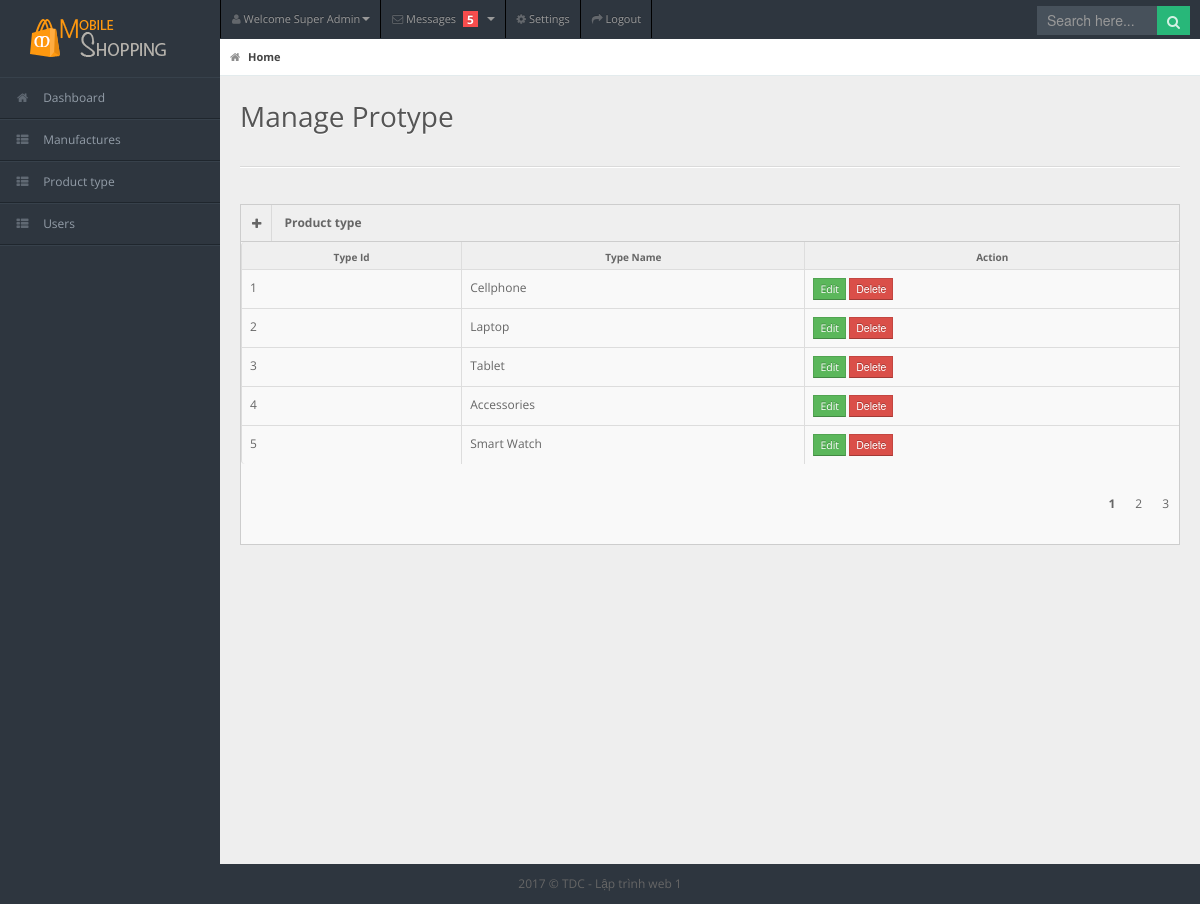
Page /admin/protypes.php on the earlier database version.
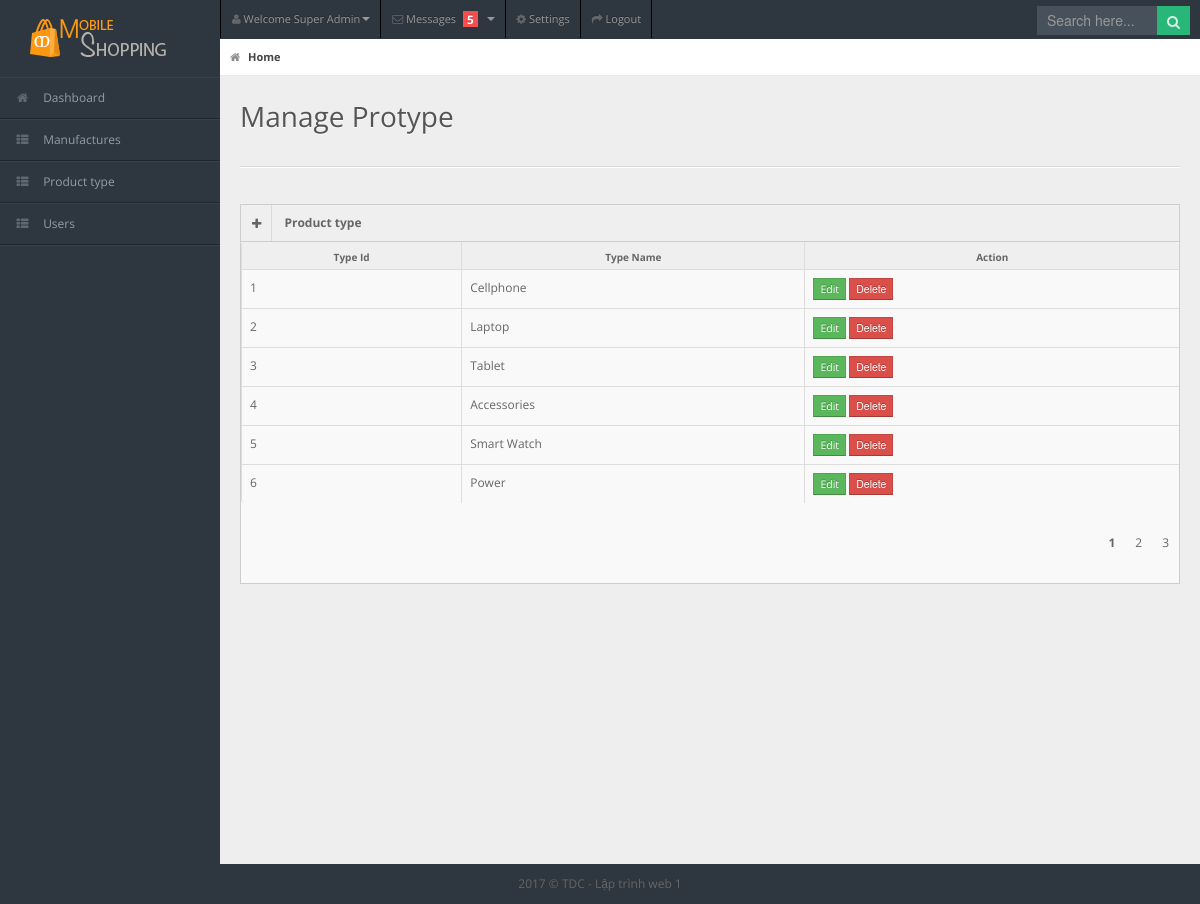
Same page on the later database version.
### tables this page shows
CREATE TABLE IF NOT EXISTS `protypes` (
  `type_id` int(11) NOT NULL AUTO_INCREMENT,
  `type_name` varchar(100) NOT NULL,
  PRIMARY KEY (`type_id`)
);

### admin/models/db.php (called while the page is built)
<?php
class Db
{
    public static $connection;
    public function __construct()
    {
    if (!self::$connection) {
        self::$connection = new mysqli(DB_HOST, DB_USER, DB_PASSWORD, DB_NAME, PORT);
        self::$connection->set_charset(DB_CHARSET);
        }
        return self::$connection;
    }
}

### admin/models/protypes.php (called while the page is built, shortened)
<?php
class ProtypeAdmin extends Db {
    function getAllProtype() {
        $sql = self::$connection->prepare("SELECT * FROM protypes");
        $sql->execute();
        $items = $sql->get_result()->fetch_all(MYSQLI_ASSOC);
        return $items;
    }
}

### admin/protypes.php (the view, shortened to what this page needs)
<?php include "layouts/layout_top.php" ?>
<?php
    require "models/protypes.php";
    $protype = new ProtypeAdmin;
    $allProtype = $protype->getAllProtype();
?>
    <div id="content">
        <div id="content-header">
            <div id="breadcrumb"> <a href="index.html" title="Go to Home" class="tip-bottom current"><i
                        class="icon-home"></i> Home</a></div>
            <h1>Manage Protype</h1>
        </div>
        <div class="container-fluid">
            <hr>
            <div class="row-fluid">
                <div class="span12">
                    <div class="widget-box">
                        <div class="widget-title"> <span class="icon"><a href="form-protype.php"> <i class="icon-plus"></i>
                                </a></span>
                            <h5>Product type</h5>
                        </div>
                        <div class="widget-content nopadding">
                            <table class="table table-bordered table-striped">
                                <thead>
                                    <tr>
                                        <th>Type Id</th>
                                        <th>Type Name</th>
                                        <th>Action</th>
                                    </tr>
                                </thead>
                                <tbody>
                                    <?php foreach($allProtype as $value) { ?>
                                        <tr class="">
                                            <td><?= $value['type_id']?></td>
                                            <td><?= $value['type_name']?></td>
                                            <td>
                                                <a href="edit.html" class="btn btn-success btn-mini">Edit</a>
                                                <form action="" method="">
                                                    <input type="submit" class="btn btn-danger btn-mini" value="Delete">
                                                </form>
                                            </td>
                                        </tr>
                                    <?php } ?>
                                </tbody>
                            </table>
                            <div class="row" style="margin-left: 18px;">
                                <ul class="pagination">
                                    <li class="active">1</li>
                                    <li>2</li>
                                    <li>3</li>
                                </ul>
                            </div>
                        </div>
                    </div>
                </div>
            </div>
        </div>
    </div>
    <div class="row-fluid">
        <div id="footer" class="span12"> 2017 &copy; TDC - Lập trình web 1</div>
    </div>
</body>
</html>

Differences in the rows shown:
added protypes: type_id "6", type_name "Power"
